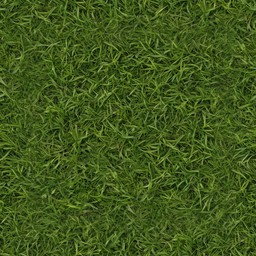
#> input picture assets/grass.jpg, 256 x 256 px, given in place of grass.png, which was not available
$ python process_assets.py ../assets/field.jpg ../assets/forest.jpg
#> lines starting #> are read from the running program, lines starting #| are printed output that depends on the picture
"""Обработка сгенерированных картинок: бесшовные текстуры (jpg) и вырезка спрайтов (png-атлас).
python process_assets.py <raw_dir> <out_dir>
"""
import sys, os, json
import numpy as np
from PIL import Image, ImageFilter

RAW, OUT = sys.argv[1], sys.argv[2]
os.makedirs(OUT, exist_ok=True)

# размер текстуры в игре (пиксели мира; клетка = 24 px)
TEX = {'grass': 256, 'field': 384, 'forest': 256, 'water': 512, 'road': 256, 'sand': 256,
       'rubble': 192, 'planks': 128, 'roof': 128, 'wall': 128, 'thatch': 128, 'logs': 128}


def seamless(a):
    """Смешивание с копией, сдвинутой на половину: края становятся непрерывными."""
    h, w = a.shape[:2]
    b = np.roll(np.roll(a, h // 2, 0), w // 2, 1)
    y = np.abs(np.linspace(-1, 1, h))[:, None]
    x = np.abs(np.linspace(-1, 1, w))[None, :]
    d = np.maximum(x, y)
    m = np.clip((d - 0.55) / 0.4, 0, 1)
    m = m * m * (3 - 2 * m)
    return a * (1 - m[..., None]) + b * m[..., None]


def even_light(a, r=64):
    """Убрать крупные перепады яркости (неровное освещение), сохранив детали."""
    img = Image.fromarray(np.clip(a, 0, 255).astype(np.uint8))
    blur = np.asarray(img.filter(ImageFilter.GaussianBlur(r))).astype(np.float32)
    mean = a.reshape(-1, 3).mean(0)
    return a - blur + mean


for name, size in TEX.items():
    p = os.path.join(RAW, name + '.png')
    if not os.path.exists(p):
        print('skip', name); continue
    a = np.asarray(Image.open(p).convert('RGB')).astype(np.float32)
    a = even_light(a)
#> in even_light, img is the input picture: PIL image 256x256 RGB; mean R, G, B 65.3, 88.4, 28.9
#> in even_light, `blur = np.asarray(img.filter(ImageFilter.GaussianBlur(r))).astype(np.f..`:
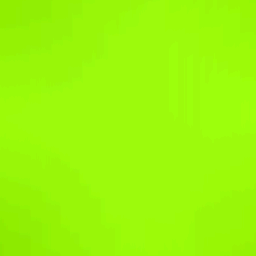
#> blur: shape (256, 256, 3) float32; mean R, G, B 64.4, 87.5, 28.3; drawn with min black and max white
#> in even_light, `mean = a.reshape(-1, 3).mean(0)`: mean = [65.26, 88.37, 28.91]
#> in even_light, `return a - blur + mean`:
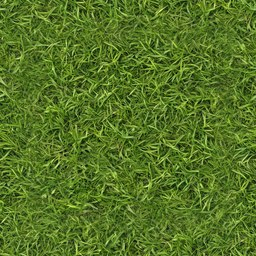
#> returned value: shape (256, 256, 3) float32; mean of channels 0, 1, 2 66.2, 89.2, 29.5; drawn with min black and max white
    a = seamless(a)
#> in seamless, `b = np.roll(np.roll(a, h // 2, 0), w // 2, 1)`:
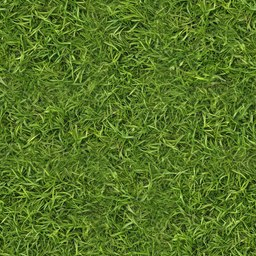
#> b: shape (256, 256, 3) float32; mean R, G, B 66.2, 89.2, 29.5; drawn with min black and max white
#> in seamless, `return a * (1 - m[..., None]) + b * m[..., None]`:
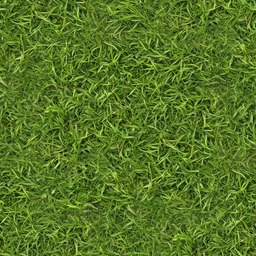
#> returned value: shape (256, 256, 3) float64; mean of channels 0, 1, 2 65.8, 88.8, 29.1; drawn with min black and max white
    im = Image.fromarray(np.clip(a, 0, 255).astype(np.uint8)).resize((size, size), Image.LANCZOS)
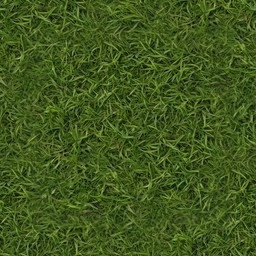
#> im: PIL image 256x256 RGB; mean R, G, B 65.4, 88.4, 28.5
    im.save(os.path.join(OUT, name + '.jpg'), quality=90)
    print('tex', name, size)
#> pass 2 of the loop `for name, size in TEX.items():`:
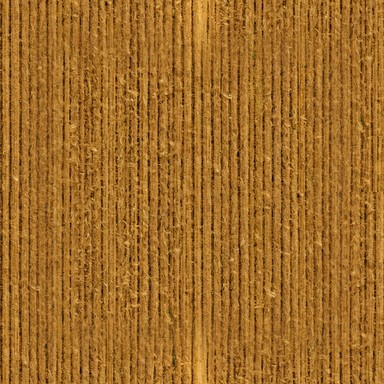
#> input picture assets/field.jpg, 384 x 384 px, given in place of field.png, which was not available
#> a: shape (384, 384, 3) float32
#> in even_light, img is the input picture: PIL image 384x384 RGB; mean R, G, B 160.6, 107.8, 41.1
#> in even_light (call 2), `blur = np.asarray(img.filter(ImageFilter.GaussianBlur(r))).astype(np.f..`:
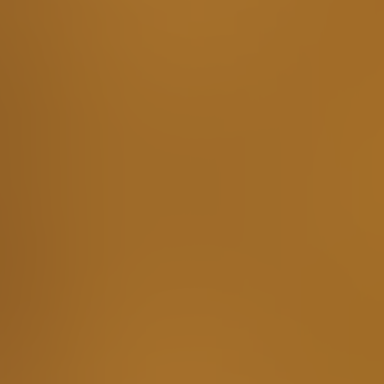
#> blur: shape (384, 384, 3) float32; mean R, G, B 159.2, 106.8, 40.6
#> mean = [160.6, 107.8, 41.1]
#> b: shape (384, 384, 3) float32
#> in seamless (call 2), `return a * (1 - m[..., None]) + b * m[..., None]`:
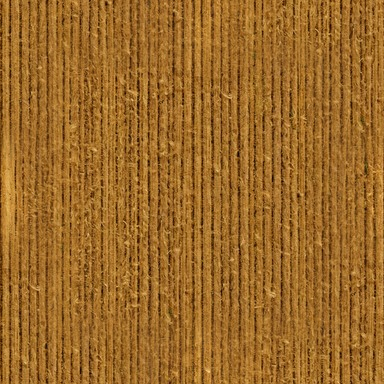
#> returned value: shape (384, 384, 3) float64; mean of channels 0, 1, 2 161.4, 108.5, 41.4; drawn with min black and max white
#> im: PIL image 384x384 RGB
#> pass 3 of the loop `for name, size in TEX.items():`:
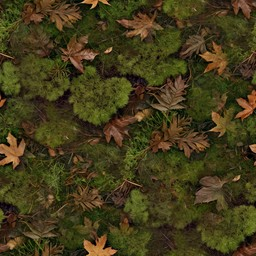
#> input picture assets/forest.jpg, 256 x 256 px, given in place of forest.png, which was not available
#> a: shape (256, 256, 3) float32
#> in even_light, img is the input picture: PIL image 256x256 RGB; mean R, G, B 66.9, 58.9, 26.2
#> in even_light (call 3), `blur = np.asarray(img.filter(ImageFilter.GaussianBlur(r))).astype(np.f..`:
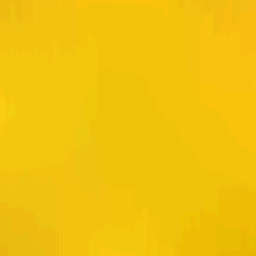
#> blur: shape (256, 256, 3) float32; mean R, G, B 67.7, 59.1, 26.4; drawn with min black and max white
#> mean = [66.92, 58.94, 26.18]
#> b: shape (256, 256, 3) float32
#> `im = Image.fromarray(np.clip(a, 0, 255).astype(np.uint8)).resize((size..`:
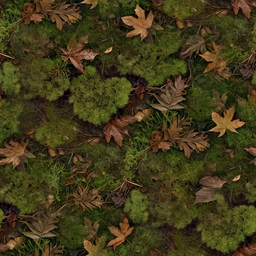
#> im: PIL image 256x256 RGB; mean R, G, B 65.2, 58, 25.7
#> the loop made 12 passes; the first 3 are shown

# --- спрайты: разрезать лист по компонентам связности альфы ---
from collections import deque

def components(alpha, thr=40):
    h, w = alpha.shape
    mask = alpha > thr
    lab = np.zeros((h, w), np.int32)
    boxes = []
    n = 0
    small = np.asarray(Image.fromarray(mask.astype(np.uint8) * 255).resize((w // 4, h // 4), Image.BOX)) > 20
    sh, sw = small.shape
    seen = np.zeros_like(small)
    for y0 in range(sh):
        for x0 in range(sw):
            if not small[y0, x0] or seen[y0, x0]:
                continue
            q = deque([(y0, x0)]); seen[y0, x0] = 1
            xs = [x0, x0]; ys = [y0, y0]; cnt = 0
            while q:
                y, x = q.popleft(); cnt += 1
                xs[0] = min(xs[0], x); xs[1] = max(xs[1], x); ys[0] = min(ys[0], y); ys[1] = max(ys[1], y)
                for dy, dx in ((1, 0), (-1, 0), (0, 1), (0, -1)):
                    ny, nx = y + dy, x + dx
                    if 0 <= ny < sh and 0 <= nx < sw and small[ny, nx] and not seen[ny, nx]:
                        seen[ny, nx] = 1; q.append((ny, nx))
            if cnt > 120:
                boxes.append((xs[0] * 4, ys[0] * 4, xs[1] * 4 + 4, ys[1] * 4 + 4, cnt))
    return boxes


sprites = []
#> sprites = []
SPR = {'trees_leafy': 'leafy', 'trees_pine': 'pine', 'bushes': 'bush'}
for sheet, kind in SPR.items():
    p = os.path.join(RAW, sheet + '.png')
    if not os.path.exists(p):
        print('skip', sheet); continue
    im = Image.open(p).convert('RGBA')
    a = np.asarray(im).copy()
    # JoinImageWithAlpha в этой версии ComfyUI инвертирует маску — фон оказывается непрозрачным
    corners = [a[2, 2, 3], a[2, -3, 3], a[-3, 2, 3], a[-3, -3, 3]]
    if np.mean(corners) > 128:
        a[..., 3] = 255 - a[..., 3]
    # подчистить полупрозрачный ореол от белого фона
    al = a[..., 3].astype(np.float32) / 255
    al = np.clip((al - 0.15) / 0.75, 0, 1)
    a[..., 3] = (al * 255).astype(np.uint8)
    im = Image.fromarray(a)
    for (x0, y0, x1, y1, cnt) in components(a[..., 3]):
        h = y1 - y0
        if h < 120 or (x1 - x0) < h * 0.3:
            continue
        crop = im.crop((x0, y0, x1, y1))
        # не трогать спрайты, обрезанные краем листа
        if x0 <= 2 or y0 <= 2 or x1 >= im.width - 2 or y1 >= im.height - 2:
            continue
        sprites.append((kind, crop))
    print('sheet', sheet, sum(1 for s in sprites if s[0] == kind))
#> pass 2 of the loop `for sheet, kind in SPR.items():`:
#> pass 3 of the loop `for sheet, kind in SPR.items():`:

# атлас: все спрайты масштабируются к высоте H
H = {'leafy': 128, 'pine': 140, 'bush': 56}
placed, x, y, rowh, AW = [], 0, 0, 0, 1024
for kind, crop in sprites:
    s = H[kind] / crop.height
    c = crop.resize((max(1, round(crop.width * s)), H[kind]), Image.LANCZOS)
    if x + c.width > AW:
        x = 0; y += rowh + 2; rowh = 0
    placed.append((kind, c, x, y))
    x += c.width + 2; rowh = max(rowh, c.height)
#> this loop made 0 passes
#> after the loop, placed = []; rowh = 0; x = 0; y = 0
if placed:
    atlas = Image.new('RGBA', (AW, y + rowh))
    meta = []
    for kind, c, px, py in placed:
        atlas.paste(c, (px, py))
        a = np.asarray(c)[..., 3]
        cols = np.where(a[-max(4, a.shape[0] // 8):].max(0) > 60)[0]
        foot = float(cols.mean()) if len(cols) else c.width / 2
        meta.append({'k': kind, 'x': px, 'y': py, 'w': c.width, 'h': c.height, 'fx': round(foot, 1)})
    atlas.save(os.path.join(OUT, 'trees.png'), optimize=True)
    open(os.path.join(OUT, 'trees.js'), 'w').write('// сгенерировано tools/process_assets.py\nconst TREE_ATLAS = ' + json.dumps(meta) + ';\n')
    print('atlas', atlas.size, len(meta))
